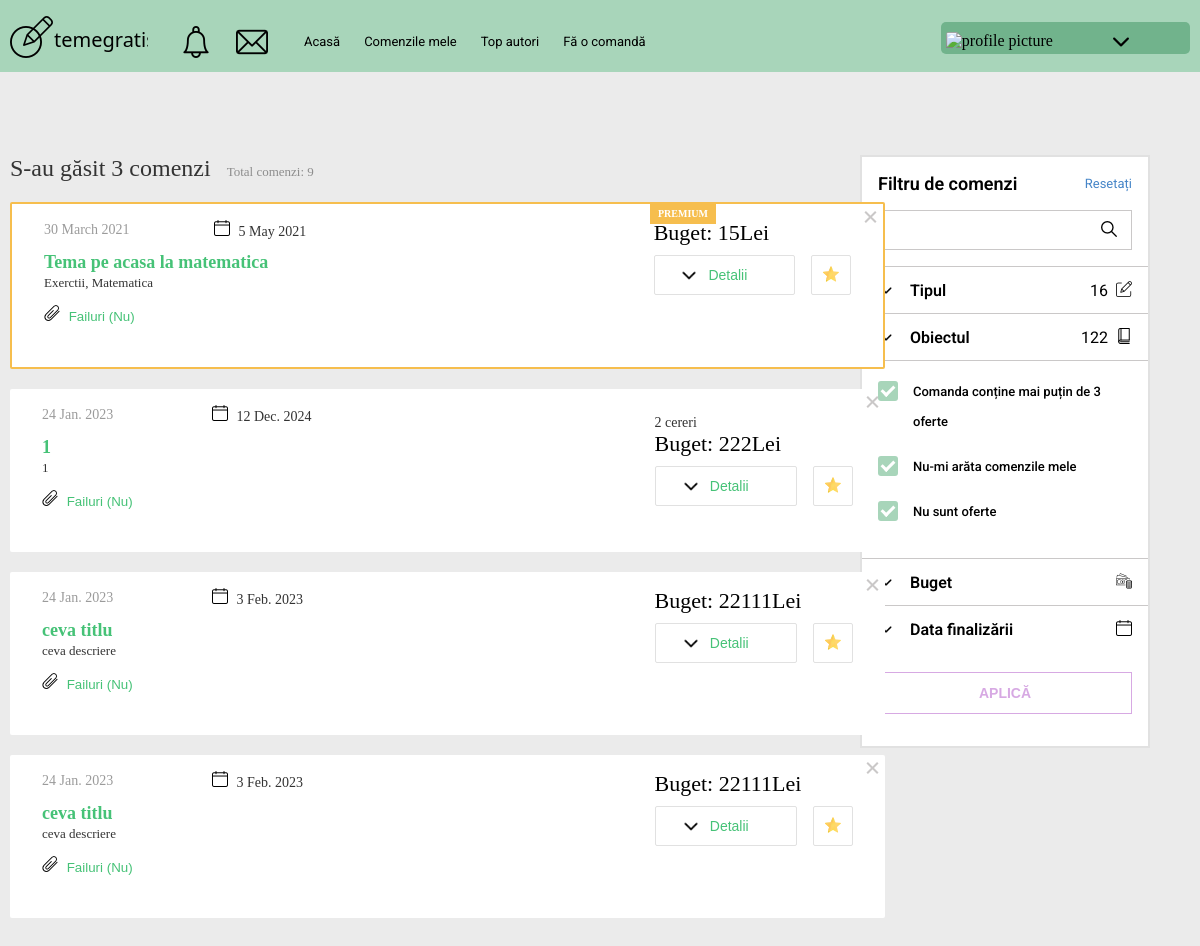
Screenshot of /orders/ (signed in) with the database file from the repository.
### core/models.py (models this page shows, shortened)
class Order(models.Model):
    user = models.ForeignKey(
        User, on_delete=models.CASCADE, null=True, blank=True)
    date_created = models.DateField(auto_now_add=True)
    limit_date = models.DateField(null=True)
    title = models.CharField(max_length=100)
    short_description = models.CharField(max_length=100)
    description = models.TextField(max_length=1500, null=True, blank=True)
    files = models.FileField(null=True, blank=True,
                             upload_to=get_user_image_folder)
    min_size = models.IntegerField(
        default=1, validators=[MinValueValidator(1), MaxValueValidator(100)])
    max_size = models.IntegerField(
        default=1, validators=[MinValueValidator(1), MaxValueValidator(100)])
    price = models.IntegerField(null=True, blank=True)
    client = models.ForeignKey(Client, on_delete=models.CASCADE)
    premium = models.BooleanField(default=None, null=True, blank=True)
    freelancers = models.ManyToManyField(
        Freelancer, blank=True)
    work_type = models.ForeignKey(
        Work_Type, on_delete=models.SET_NULL, null=True, blank=True)
    lessons = models.ForeignKey(
        Lesson, on_delete=models.SET_NULL, null=True, blank=True)
    in_auction = models.BooleanField(default=True)

### core/decorators.py (the view)
        def wrapper_function(request, *args, **kwargs):
            group = None
            if request.user.groups.exists():
                group = request.user.groups.all()[0].name
            if group in allowed_roles:
                return view_func(request, *args, **kwargs)
            else:
                return HttpResponse('You are not authoried to view this page')
            return view_func(request, *args, **kwargs)

### core/models.py (called while the page is built)
    def __str__(self):
        return self.name

    def __str__(self):
        return self.name

### core/templates/core/orders.html (shortened to what this page needs)
{% extends 'core/base.html' %}
{% load static %}
{% block content %}
    <div class="orders">
      <div class="orders__main">
          <div class="orders__title">
            <span class="orders__search-result">S-au găsit {{ orders.count }} comenzi</span>
            <span class="orders__subtitle">Total comenzi: {{ all_orders }}</span>
          </div>
          <div class="orders__page">
              <div class="orders__wrapper">
                <div class="orders__results">
                  {% for order in orders_premium %}
                  <div class="orders__block {% if order.premium %} orders__block_p {% endif %} block-orders">
                    <div class="block-orders__cross">
                    </div>
                    <div class="block-orders__content">
                    <div class="block-orders__date">
                      <span class="block-orders__placed-date">{{ order.date_created }}</span>
                      <span class="block-orders__expier-date">
                        {{ order.limit_date }}
                      </span>
                    </div>
                    <div class="block-orders__name">
                      <a href="#" class="block-orders__title">{{ order.title }}</a>
                      <p class="block-orders__subtitle">{{ order.short_description }}</p>
                    </div>
                    <div class="block-orders__files">
                      <button class="block-orders__download">
                        Failuri ({% if order.files %}Da{% else %}Nu{% endif %})
                      </button>
                    </div>
                    </div>
                    <div class="block-orders__request">
                    <div class="block-orders__premium">
                      premium
                    </div>
                    <div class="block-orders__budget">Buget: {{ order.price }}Lei</div>
                    <div class="block-orders__buttons">
                      <button class="block-orders__button block-orders__show">
                        Detalii</button>
                        <form action="" method="POST" class="block-orders__fav-form">
                          <button class="block-orders__button block-orders__favorite">
                            <div class="block-orders__star">
                              <picture><source srcset="{% static 'images/star.webp' %}" type="image/webp"><img src="{% static 'images/star.png' %}" alt=""></picture>
                            </div>
                          </button>
                        </form>
                    </div>
                    </div>
                  </div>
                  {% endfor %}
                  {% for order in page_obj %}
                  <div class="orders__block {% if order.premium %} orders__block_p {% endif %} block-orders">
                    <div class="block-orders__cross">
                    </div>
                    <div class="block-orders__content">
                    <div class="block-orders__date">
                      <span class="block-orders__placed-date">{{ order.date_created }}</span>
                      <span class="block-orders__expier-date">
                        {{ order.limit_date }}
                      </span>
                    </div>
                    <div class="block-orders__name">
                      <a href="#" class="block-orders__title">{{ order.title }}</a>
                      <p class="block-orders__subtitle">{{ order.short_description }}</p>
                    </div>
                    <div class="block-orders__files">
                      <button class="block-orders__download">
                        Failuri ({% if order.files %}Da{% else %}Nu{% endif %})
                      </button>
                    </div>
                    </div>
                    <div class="block-orders__request">
                    {% if order.freelancers.count == 1 %}
                    <div class="block-orders__total-requests">{{ order.freelancers.count }} cerere</div>
                    {% elif order.freelancers.count > 1 %}
                    <div class="block-orders__total-requests">{{ order.freelancers.count }} cereri</div>
                    {% else %}
                    <div class="block-orders__total-requests" style="display: none;">{{ order.freelancers.count }} cereri</div>
                    {% endif %}
                    <div class="block-orders__budget">Buget: {{ order.price }}Lei</div>
                    <div class="block-orders__buttons">
                      <button class="block-orders__button block-orders__show">
                        Detalii</button>
                        <form action="" method="POST" class="block-orders__fav-form">
                          <button class="block-orders__button block-orders__favorite">
                            <div class="block-orders__star">
                              <picture><source srcset="{% static 'images/star.webp' %}" type="image/webp"><img src="{% static 'images/star.png' %}" alt=""></picture>
                            </div>
                          </button>
                        </form>
                    </div>
                    </div>
                  </div>
                  {% endfor %}
                </div>
              </div>
          </div>
      </div>
      <form class="orders__sidebar sidebar-orders" method="GET">
        <div class="sidebar-orders__head-text">
          <div class="sidebar-orders__title">Filtru de comenzi</div>
          <div class="sidebar-orders__reset">Resetați</div>
        </div>
        <div class="sidebar-orders__search">
          {{ orders_filter.form.title }}
          <button>
          </button>
        </div>
        <div class="sidebar-orders__filters filters">
          <div class="filters__filter filter">
            <div class="filter__block">
              <div class="filter__head not-active">
                <div class="filter__title">
                  <div class="filter__arrow">
                  </div>
                  <span class="filter__name">Tipul</span>
                </div>
                <div class="filter__total">
                  <span class="filter__nr">{{ work_types.count }}</span>
                    <div class="filter__icon">
                  </div>
                </div>
              </div>
            </div>
            <div class="filter__block">
              <div class="filter__head not-active">
                <div class="filter__title">
                  <div class="filter__arrow">
                  </div>
                  <span class="filter__name">Obiectul</span>
                </div>
                <div class="filter__total">
                  <span class="filter__nr">{{ lessons.count }}</span>
                    <div class="filter__icon">
                  </div>
                </div>
              </div>
            </div>
            <div class="filters__default-filter default-filter">
              <div class="default-filter__list">
                <label class="settings-checkbox">Comanda conține mai puțin de 3 oferte
                  <span class="settings-checkmark"></span>
                </label>
                <label class="settings-checkbox">Nu-mi arăta comenzile mele
                  <span class="settings-checkmark"></span>
                </label>
                <label class="settings-checkbox">Nu sunt oferte
                  <span class="settings-checkmark"></span>
                </label>
              </div>
            </div>
            <div class=" filter__block filter__block-interval">
              <div class="filter__head not-active">
                <div class="filter__title">
                  <div class="filter__arrow">
                  </div>
                  <span class="filter__name">Buget</span>
                </div>
                <div class="filter__total">
                  <div class="filter__icon">
                  </div>
                </div>
              </div>
            </div>
            <div class="filter__block filter__block-interval ">
              <div class="filter__head not-active">
                <div class="filter__title">
                  <div class="filter__arrow">
                  </div>
                  <span class="filter__name">Data finalizării</span>
                </div>
                <div class="filter__total">
                  <div class="filter__icon">
                  </div>
                </div>
              </div>
            </div>
            <div class="filters__apply">
              <button type="submit">Aplică</button>
            </div>
          </div>
        </div>
      </form>
    </div>
{% endblock %}

### core/templates/core/base.html (shortened to what this page needs)
{% load static %}
<!DOCTYPE html>
<html lang="en">
<head>
  <link rel="stylesheet" href="{% static '/css/style.css' %}">
  <link rel="stylesheet" href="https://cdnjs.cloudflare.com/ajax/libs/font-awesome/4.7.0/css/font-awesome.min.css">
</head>
<body>
  {% if request.user.freelancer %}
    {% include 'core/header.html' %}
  {% else %}
    {% include 'core/header_client.html' %}
  {% endif %}
  <div class="container">
    {% block content %}
    {% endblock %}
  </div>
  {% include 'core/footer.html' %}
</body>
</html>

### core/templates/core/header_client.html (shortened to what this page needs)
{% load static %}
<header class="header2">
  <div class="container">
    <div class="header2__top top-header2">
      <div class="top-header2__col">
        <div class="top-header2__logo">
          <svg id="icon" xmlns="http://www.w3.org/2000/svg" xmlns:xlink="http://www.w3.org/1999/xlink" width="138" height="43" viewBox="0 0 138 43">
            <text id="temegratis" transform="translate(44 32)" font-size="20" font-family="SegoeUI, Segoe UI"><tspan x="0" y="0">temegratis</tspan></text>
          </svg>
        </div>
        <div class="top-header__notification notification">
          <div class="notification__icon">
          </div>
          <div class="notification__icon">
          </div>
        </div>
        <nav class="top-header2__nav">
          <div><a href="{% url 'home' %}" class="">Acasă</a></div>
          <div><a href="{% url 'my_orders_client' %}" class="">Comenzile mele</a></div>
          <div><a href="{% url 'freelancers' %}" class="">Top autori</a></div>
          <div><a href="{% url 'create_order' %}" class="">Fă o comandă</a></div>
        </nav>
      </div>
      <div class="top-header__col">
        <div class="top-header__dropdown">
          <div class="top-header__myself">
            <picture><source srcset="{% static 'images/' %}{{  request.user.client.profile_pic }}" type="image/webp"><img class="top-header__avatar" src="{% static 'images/' %}{{  request.user.client.profile_pic }}" alt="profile picture"></picture>
              <div class="top-header__arrow">
            </div>
          </div>
        </div>
      </div>
    </div>
  </div>
</header>

### core/templates/core/footer.html (shortened to what this page needs)
{% load static %}
<br><br><br><br><br>

### temegratis/static/css/style.css (style rules this page uses)
* { margin: 0; padding: 0; -webkit-box-sizing: border-box; box-sizing: border-box; }
body { background-color: #ebebeb; }
a { text-decoration: none; color: black; }
.header, .header2 { background: #A8D5BA; height: 72px; }
.top-header, .top-header2 { display: -webkit-box; display: -ms-flexbox; display: flex; -webkit-box-pack: justify; -ms-flex-pack: justify; justify-content: space-between; padding: 15px 0px 0px 0px; }
.top-header2__nav { display: flex; justify-content: space-between; align-items: center; list-style : none; height: 100%; }
.top-header2__nav div { display: flex; align-items: center; justify-items: center; padding: 5px 12px 0px 12px; height: 100%; cursor: pointer; }
.top-header2__nav div a { color: #000; font-size: 13px; font-family: 'Roboto', sans-serif; }
.top-header__col, .top-header2__col { display: -webkit-box; display: -ms-flexbox; display: flex; }
.top-header2__col { display: flex; justify-content: space-between; align-items: center; }
.top-header__notification, .top-header2__notification { margin: 0px 0px 0px 32px; display: -webkit-box; display: -ms-flexbox; display: flex; padding: 10px 0px 0px 0px; }
.top-header__dropdown { position: relative; cursor: pointer; }
.top-header__myself { margin: 7px 0px 0px 0px; background: #71b38c; display: grid; grid-template-columns: repeat(2, 1fr); -webkit-box-align: center; -ms-flex-align: center; align-items: center; justify-items: center; padding: 5px 10px 0px 5px; border-radius: 5px; }
.top-header__avatar { border-radius: 3px; width: 32px; height: 32px; -o-object-fit: cover; object-fit: cover; margin: 0px 10px 0px 0px; }
.top-header__arrow { padding: 7px 0px 0px 0px; }
.notification__icon { margin: 0px 24px 0px 0px; }
.container { max-width: 1300px; margin: 0 auto; padding: 0px 10px; }
.header, .header2 { position: fixed; width: 100%; top: 0; left: 0; z-index: 50; }
.header2::before { content: ''; position: absolute; width: 100%; height: 85%; top: 72px; left: 0; z-index: 2; }
.container { max-width: 1280px; margin: 0 auto; }
.settings-checkbox { display: block; position: relative; padding-left: 35px; margin-bottom: 15px; cursor: pointer; font-size: 13px; -webkit-user-select: none; -moz-user-select: none; -ms-user-select: none; user-select: none; font-weight: 500; line-height: calc(30/13); }
.settings-checkbox input:checked ~ .settings-checkmark { background-color: #A8D5BA; }
.settings-checkbox input:checked ~ .settings-checkmark::after { display: block; }
.settings-checkmark { position: absolute; top: 4px; left: 0; height: 20px; width: 20px; background-color: #eee; border-radius: 3px; }
.settings-checkmark::after { content: ""; position: absolute; display: none; left: 6px; top: 2px; width: 5px; height: 10px; border: solid white; border-width: 0 3px 3px 0; -webkit-transform: rotate(45deg); -ms-transform: rotate(45deg); transform: rotate(45deg); }

### rows the page displays
Order: date_created "30 March 2021", limit_date "5 May 2021", title "Tema pe acasa la matematica", short_description "Exerctii, Matematica", files "Nu", price "15"
Order: date_created "24 Jan. 2023", limit_date "12 Dec. 2024", title "1", short_description "1", files "Nu", freelancers.count "2", price "222"
Order: date_created "24 Jan. 2023", limit_date "3 Feb. 2023", title "ceva titlu", short_description "ceva descriere", files "Nu", price "22111"
Order: date_created "24 Jan. 2023", limit_date "3 Feb. 2023", title "ceva titlu", short_description "ceva descriere", files "Nu", price "22111"

### other values shown
{{ orders.count }} "3"
{{ all_orders }} "9"
{{ work_types.count }} "16"
{{ lessons.count }} "122"
